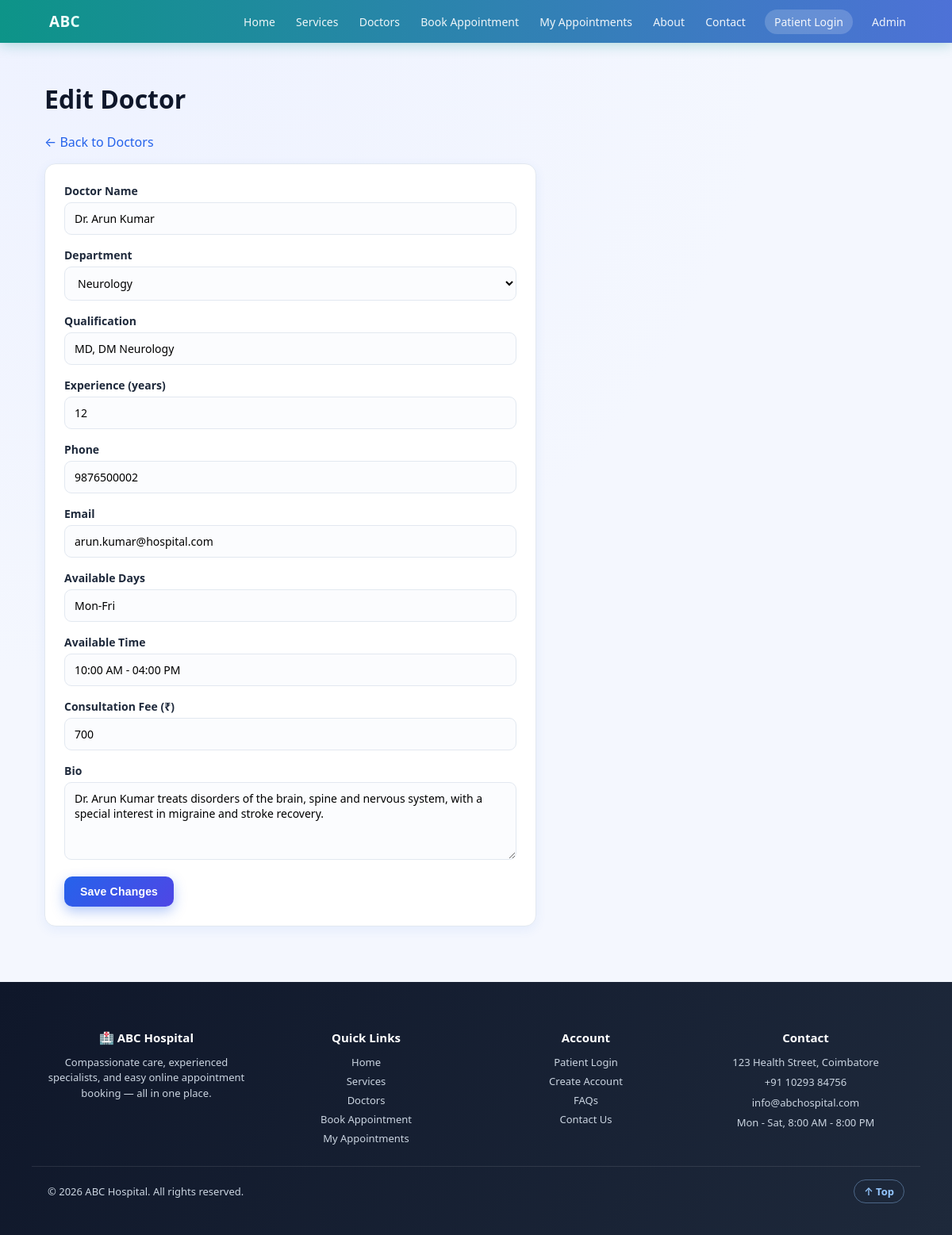
/admin/edit_doctor.php?id=2 (signed in), run on the app's committed database.
### tables this page shows
CREATE TABLE doctors (
    doctor_id INTEGER PRIMARY KEY AUTOINCREMENT,
    name TEXT NOT NULL,
    department TEXT NOT NULL,
    qualification TEXT,
    experience INTEGER,
    phone TEXT,
    email TEXT,
    available_days TEXT,
    available_time TEXT
, bio TEXT, fee INTEGER);

### admin/edit_doctor.php (the view, shortened to what this page needs)
<?php
require __DIR__ . '/../database/connect.php';
$id = (int)($_GET['id'] ?? $_POST['doctor_id'] ?? 0);
$stmt = $pdo->prepare('SELECT * FROM doctors WHERE doctor_id = ?');
$stmt->execute([$id]);
$doctor = $stmt->fetch(PDO::FETCH_ASSOC);
require __DIR__ . '/../includes/header.php';
?>
<h1>Edit Doctor</h1>
<p><a href="doctors.php">&larr; Back to Doctors</a></p>
<form method="POST" action="edit_doctor.php?id=<?php echo $id; ?>">
    <div class="form-row"><label>Doctor Name</label><input type="text" name="name" value="<?php echo htmlspecialchars($doctor['name']); ?>" required></div>
    <div class="form-row">
        <label>Department</label>
        <select name="department" required>
            <?php foreach (DEPARTMENTS as $d): ?>
            <option value="<?php echo htmlspecialchars($d); ?>" <?php echo $doctor['department'] === $d ? 'selected' : ''; ?>><?php echo htmlspecialchars($d); ?></option>
            <?php endforeach; ?>
        </select>
    </div>
    <div class="form-row"><label>Qualification</label><input type="text" name="qualification" value="<?php echo htmlspecialchars($doctor['qualification']); ?>"></div>
    <div class="form-row"><label>Experience (years)</label><input type="number" name="experience" min="0" value="<?php echo htmlspecialchars($doctor['experience']); ?>" required></div>
    <div class="form-row"><label>Phone</label><input type="tel" name="phone" maxlength="10" value="<?php echo htmlspecialchars($doctor['phone']); ?>"></div>
    <div class="form-row"><label>Email</label><input type="email" name="email" value="<?php echo htmlspecialchars($doctor['email']); ?>"></div>
    <div class="form-row"><label>Available Days</label><input type="text" name="available_days" value="<?php echo htmlspecialchars($doctor['available_days']); ?>"></div>
    <div class="form-row"><label>Available Time</label><input type="text" name="available_time" value="<?php echo htmlspecialchars($doctor['available_time']); ?>"></div>
    <div class="form-row"><label>Consultation Fee (₹)</label><input type="number" name="fee" min="0" value="<?php echo htmlspecialchars($doctor['fee']); ?>"></div>
    <div class="form-row"><label>Bio</label><textarea name="bio" rows="4"><?php echo htmlspecialchars($doctor['bio']); ?></textarea></div>
    <button type="submit" class="btn btn-primary">Save Changes</button>
</form>
<?php require __DIR__ . '/../includes/footer.php'; ?>

### css/style.css (style rules this page uses)
:root { --blue:#2563EB; --blue2:#3B82F6; --blue-dark:#1E3A8A; --green:#10B981; --green2:#059669; --red:#EF4444; --bg:#F4F7FE; --card:#FFFFFF; --border:#E2E8F0; --text:#0F172A; --muted:#64748B; --shadow:0 4px 14px rgba(37,99,235,0.08); --shadow-lg:0 12px 32px rgba(15,23,42,0.12); --radius:14px; }
* { box-sizing:border-box; }
html { scroll-behavior:smooth; }
body { margin:0;font-family:'Segoe UI',-apple-system,Roboto,Arial,sans-serif; background:radial-gradient(circle at 10% 0%, #EEF2FF 0%, var(--bg) 45%); color:var(--text);animation:pageFade .5s ease both; }
a { color:var(--blue);text-decoration:none;transition:color .2s ease; }
.btn { display:inline-block;padding:11px 20px;border-radius:10px;border:none;cursor:pointer; font-size:14px;font-weight:700;letter-spacing:.2px;position:relative;overflow:hidden; transition:transform .18s ease, box-shadow .18s ease, filter .18s ease; }
.btn-primary { background:linear-gradient(135deg,var(--blue),#4F46E5);color:#fff;box-shadow:0 6px 16px rgba(37,99,235,0.35); }
form { background:var(--card);border:1px solid var(--border);border-radius:var(--radius);padding:24px; max-width:620px;box-shadow:var(--shadow); }
.form-row { margin-bottom:16px; }
label { display:block;font-weight:600;margin-bottom:5px;font-size:14px;color:#1E293B; }
input,select,textarea { width:100%;padding:10px 12px;border:1.5px solid var(--border);border-radius:9px;font-size:14px; font-family:inherit;transition:border-color .2s ease, box-shadow .2s ease;background:#FBFCFE; }

### data on the page
doctors: name "Dr. Arun Kumar", department "Neurology", qualification "MD, DM Neurology", experience "12", phone "9876500002", email "arun.kumar@hospital.com", available_days "Mon-Fri", available_time "10:00 AM - 04:00 PM", fee "700", bio "Dr. Arun Kumar treats disorders of the brain, spine and nervous system, with a special interest in migraine and stroke recovery."
